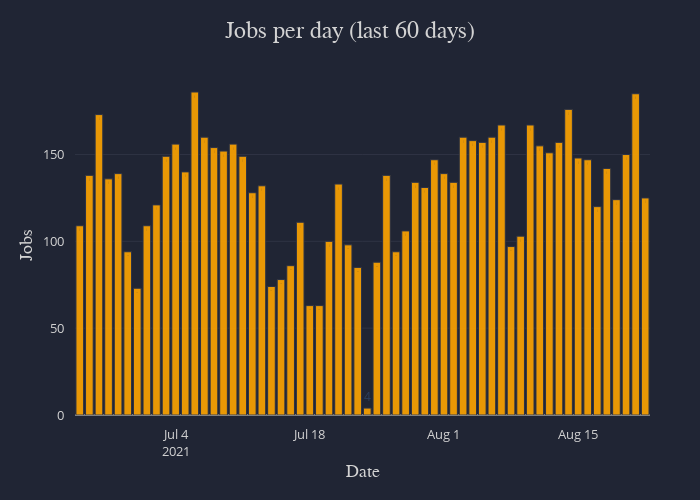

The code cell stored with this chart in its notebook:
### Markdown cell above
## Number of jobs per day

### Code cell
jobs_per_day(df=df, days=60, chart_type='bar')

### Figure 1 — Plotly figure (JSON) as saved in the notebook; plotly's stock layout.template omitted (floating-point values rounded to 4 significant figures)
{"data": [{"marker": {"line": {"color": "#2C3347", "width": 1}, "opacity": 0.9}, "name": "day", "orientation": "v", "text": [109, 138, 173, 136, 139, 94, 73, 109, 121, 149, 156, 140, 186, 160, 154, 152, 156, 149, 128, 132, 74, 78, 86, 111, 63, 63, 100, 133, 98, 85, 4, 88, 138, 94, 106, 134, 131, 147, 139, 134, 160, 158, 157, 160, 167, 97, 103, 167, 155, 151, 157, 176, 148, 147, 120, 142, 124, 150, 185, 125], "type": "bar", "x": ["2021-06-24", "2021-06-25", "2021-06-26", "2021-06-27", "2021-06-28", "2021-06-29", "2021-06-30", "2021-07-01", "2021-07-02", "2021-07-03", "2021-07-04", "2021-07-05", "2021-07-06", "2021-07-07", "2021-07-08", "2021-07-09", "2021-07-10", "2021-07-11", "2021-07-12", "2021-07-13", "2021-07-14", "2021-07-15", "2021-07-16", "2021-07-17", "2021-07-18", "2021-07-19", "2021-07-20", "2021-07-21", "2021-07-22", "2021-07-23", "2021-07-24", "2021-07-25", "2021-07-26", "2021-07-27", "2021-07-28", "2021-07-29", "2021-07-30", "2021-07-31", "2021-08-01", "2021-08-02", "2021-08-03", "2021-08-04", "2021-08-05", "2021-08-06", "2021-08-07", "2021-08-08", "2021-08-09", "2021-08-10", "2021-08-11", "2021-08-12", "2021-08-13", "2021-08-14", "2021-08-15", "2021-08-16", "2021-08-17", "2021-08-18", "2021-08-19", "2021-08-20", "2021-08-21", "2021-08-22"], "y": [109, 138, 173, 136, 139, 94, 73, 109, 121, 149, 156, 140, 186, 160, 154, 152, 156, 149, 128, 132, 74, 78, 86, 111, 63, 63, 100, 133, 98, 85, 4, 88, 138, 94, 106, 134, 131, 147, 139, 134, 160, 158, 157, 160, 167, 97, 103, 167, 155, 151, 157, 176, 148, 147, 120, 142, 124, 150, 185, 125]}], "layout": {"autosize": true, "colorway": ["orange"], "height": 500, "legend": {"bordercolor": "#202534", "borderwidth": 0, "font": {"color": "lightgrey", "family": "sans-serif", "size": 12}, "itemclick": "toggle", "itemdoubleclick": "toggleothers", "orientation": "v", "traceorder": "normal", "valign": "middle", "x": 1, "xanchor": "left", "y": 1, "yanchor": "middle"}, "margin": {"b": 75, "l": 75, "pad": 10, "r": 50, "t": 75}, "paper_bgcolor": "#202534", "plot_bgcolor": "#202534", "showlegend": false, "title": {"font": {"color": "lightgrey", "family": "sans-serif", "size": 24}, "text": "Jobs per day (last 60 days)", "x": 0.5}, "width": 700, "xaxis": {"autorange": true, "color": "lightgrey", "dtick": 1, "gridcolor": "#3d4152", "gridwidth": 0.5, "separatethousands": true, "showgrid": false, "showline": false, "showticklabels": true, "tickangle": 0, "tickfont": {"color": "lightgrey", "size": 13}, "tickformat": "", "tickmode": "auto", "ticks": "", "title": {"font": {"color": "lightgrey", "family": "sans-serif", "size": 18}, "text": "Date"}, "type": "-", "zeroline": false, "zerolinecolor": "grey"}, "yaxis": {"autorange": true, "color": "lightgrey", "dtick": 1, "gridcolor": "#3d4152", "gridwidth": 0.5, "separatethousands": true, "showgrid": true, "showline": false, "showticklabels": true, "tickangle": 0, "tickfont": {"color": "lightgrey", "size": 13}, "tickformat": "", "tickmode": "auto", "ticks": "", "title": {"font": {"color": "lightgrey", "family": "sans-serif", "size": 18}, "text": "Jobs"}, "type": "-", "zeroline": true, "zerolinecolor": "grey"}}}
